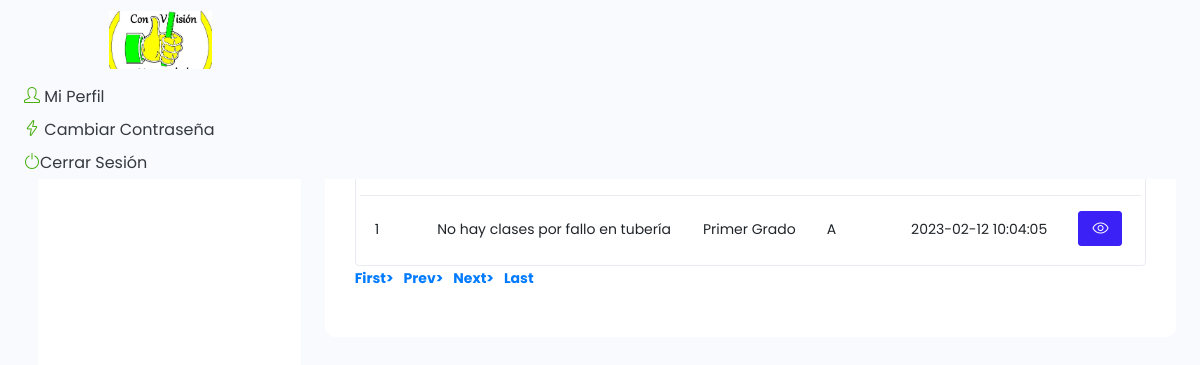
/Noticias/gestion-estudiantes-master/student/manage-notice.php (signed in), run on the app's committed database.
### tables this page shows
CREATE TABLE `tblnotice` (
  `ID` int(5) NOT NULL,
  `NoticeTitle` mediumtext DEFAULT NULL,
  `ClassId` int(10) DEFAULT NULL,
  `NoticeMsg` mediumtext DEFAULT NULL,
  `CreationDate` timestamp NULL DEFAULT current_timestamp()
);

CREATE TABLE `tblclass` (
  `ID` int(5) NOT NULL,
  `ClassName` varchar(50) DEFAULT NULL,
  `Section` varchar(20) DEFAULT NULL,
  `CreationDate` timestamp NULL DEFAULT current_timestamp()
);

### Noticias/gestion-estudiantes-master/student/manage-notice.php (the view, shortened to what this page needs)
<?php
include('includes/dbconnection.php');
if (strlen($_SESSION['sturecmsaid'] == 0)) {
  header('location:logout.php');
} else {
?>
  <?php include_once('includes/header.php'); ?>
  <div class="container-fluid page-body-wrapper">
    <?php include_once('includes/sidebar.php'); ?>
    <div class="main-panel">
      <div class="content-wrapper">
        <div class="page-header">
          <h3 class="page-title"> Manage Notice </h3>
          <nav aria-label="breadcrumb">
            <ol class="breadcrumb">
              <li class="breadcrumb-item"><a href="dashboard.php">Dashboard</a></li>
              <li class="breadcrumb-item active" aria-current="page"> Manage Notice</li>
            </ol>
          </nav>
        </div>
        <div class="row">
          <div class="col-md-12 grid-margin stretch-card">
            <div class="card">
              <div class="card-body">
                <div class="d-sm-flex align-items-center mb-4">
                  <h4 class="card-title mb-sm-0">Manage Notice</h4>
                  <a href="#" class="text-dark ml-auto mb-3 mb-sm-0"> View all Notice</a>
                </div>
                <div class="table-responsive border rounded p-1">
                  <table class="table">
                    <thead>
                      <tr>
                        <th class="font-weight-bold">S.No</th>
                        <th class="font-weight-bold">Notice Title</th>
                        <th class="font-weight-bold">Class</th>
                        <th class="font-weight-bold">Section</th>
                        <th class="font-weight-bold">Notice Date</th>
                        <th class="font-weight-bold">Action</th>
                      </tr>
                    </thead>
                    <tbody>
                      <?php
                      if (isset($_GET['pageno'])) {
                        $pageno = $_GET['pageno'];
                      } else {
                        $pageno = 1;
                      }
                      $no_of_records_per_page = 15;
                      $offset = ($pageno - 1) * $no_of_records_per_page;
                      $ret = "SELECT ID FROM tblnotice";
                      $query1 = $dbh->prepare($ret);
                      $query1->execute();
                      $total_rows = $query1->rowCount();
                      $total_pages = ceil($total_rows / $no_of_records_per_page);
                      $sql = "SELECT tblclass.ID,tblclass.ClassName,tblclass.Section,tblnotice.NoticeTitle,tblnotice.CreationDate,tblnotice.ClassId,tblnotice.ID as nid from tblnotice join tblclass on tblclass.ID=tblnotice.ClassId LIMIT $offset, $no_of_records_per_page";
                      $query = $dbh->prepare($sql);
                      $query->execute();
                      $results = $query->fetchAll(PDO::FETCH_OBJ);
                      $cnt = 1;
                      if ($query->rowCount() > 0) {
                        foreach ($results as $row) {               ?>
                          <tr>
                            <td><?php echo htmlentities($cnt); ?></td>
                            <td><?php echo htmlentities($row->NoticeTitle); ?></td>
                            <td><?php echo htmlentities($row->ClassName); ?></td>
                            <td><?php echo htmlentities($row->Section); ?></td>
                            <td><?php echo htmlentities($row->CreationDate); ?></td>
                            <td>
                              <a href="edit-notice-detail.php?editid=<?php echo htmlentities($row->ID); ?>" class="btn btn-primary btn-sm"><i class="icon-eye"></i></a>
                            </td>
                          </tr><?php $cnt = $cnt + 1;
                              }
                            } ?>
                    </tbody>
                  </table>
                </div>
                <div align="left">
                  <ul class="pagination">
                    <li><a href="?pageno=1"><strong>First></strong></a></li>
                    <li class="<?php if ($pageno <= 1) {
                                  echo 'disabled';
                                } ?>">
                      <a href="<?php if ($pageno <= 1) {
                                  echo '#';
                                } else {
                                  echo "?pageno=" . ($pageno - 1);
                                } ?>"><strong style="padding-left: 10px">Prev></strong></a>
                    </li>
                    <li class="<?php if ($pageno >= $total_pages) {
                                  echo 'disabled';
                                } ?>">
                      <a href="<?php if ($pageno >= $total_pages) {
                                  echo '#';
                                } else {
                                  echo "?pageno=" . ($pageno + 1);
                                } ?>"><strong style="padding-left: 10px">Next></strong></a>
                    </li>
                    <li><a href="?pageno=<?php echo $total_pages; ?>"><strong style="padding-left: 10px">Last</strong></a></li>
                  </ul>
                </div>
              </div>
            </div>
          </div>
        </div>
      </div>
      <?php include_once('includes/footer.php'); ?>
<?php }  ?>

### data on the page
tblnotice: NoticeTitle "No hay clases por fallo en tubería", ClassId.ClassName "Primer Grado", ClassId.Section "A", CreationDate "2023-02-12 10:04:05"
